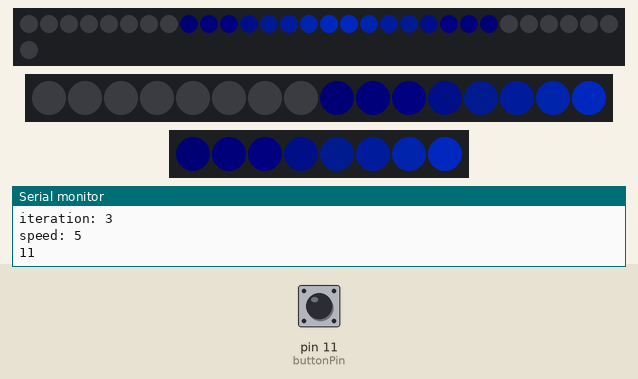
A sketch run on a simulated Arduino Uno, built with avr-gcc and run on an emulated ATmega328P. Shown: 31 RGB LEDs in strip order, left to right, continuing on the next row, 16 RGB LEDs in strip order, left to right, 8 RGB LEDs in strip order, left to right, the last lines printed to the serial monitor. The test bench sets the inputs (shaded band); at power-on: pin 11 (buttonPin) LOW. Dim RGB values are drawn brighter than linear; colours are those a GRB WS2812 strip shows for the declared byte order.

Above: at 1.26 s.
1.3 s: pin 11 (buttonPin) pulled HIGH for 0.15 s
At 1.43 s:
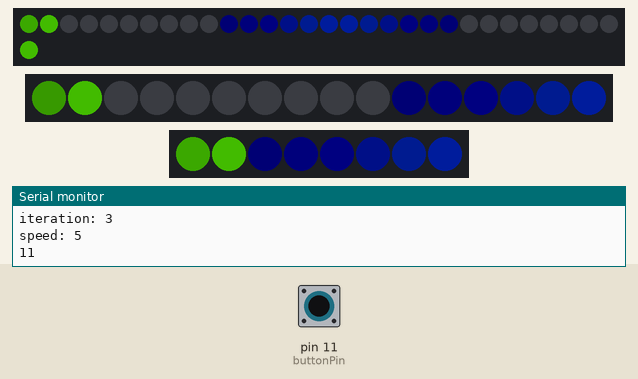
3.0 s: pin 11 (buttonPin) pulled HIGH for 1 s
At 3.34 s:
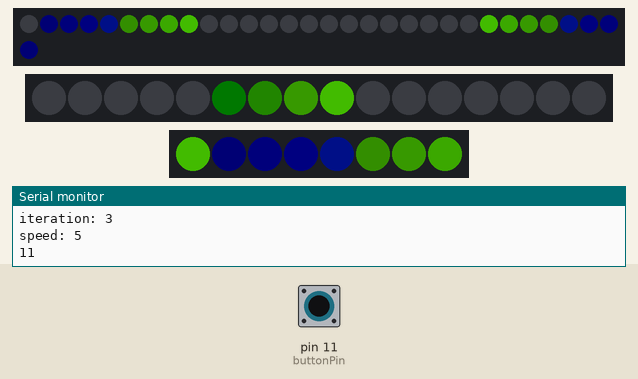
5.5 s: pin 11 (buttonPin) pulled HIGH for 0.15 s
At 5.96 s:
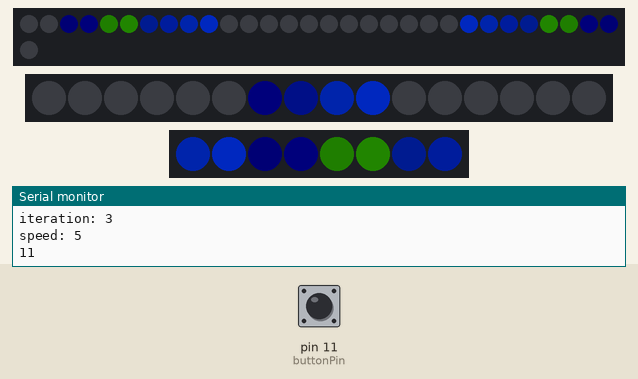
7.1 s: pin 11 (buttonPin) pulled HIGH for 1 s
At 7.76 s:
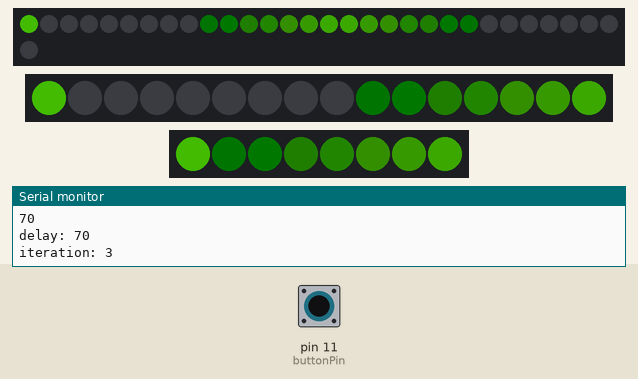
Timing chart, 0 to 10.6 s (numbered marks = the images above; inputs shaded):
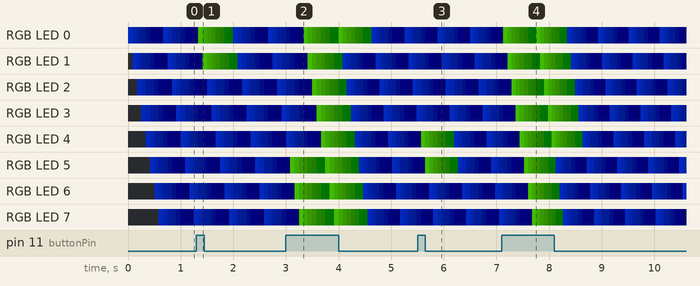

Measured:
- after the input at 1.3 s, the LEDs: first change at once (image 1 shows a later state)
- after the input at 3.0 s, the LEDs: first differ from a run without the input after 0.09 s (image 2 shows a later state)
- after the input at 5.5 s, the LEDs: first change after 0.07 s (image 3 shows a later state)
- after the input at 7.1 s, the LEDs: first change at once (image 4 shows a later state)

The sketch:

projectleague.ino
```cpp
//If u have questions regarding this SPECIFIC code then u can contact me on instagram @Swenpai_nl
//I wrote this code with some help of a friend a few months back, so I may have to look back into what I did at that time...
//Will try to add more arduino in my cosplays projects in the future! I dont have all the resources to do that at the moment
//This code is by no means perfect lol, I just posted this in the hope to help someone :)
//https://github.com/SwenpaiNL <----- Here you will find more of my code in the future (28/10/2019)

//WHAT DOES THIS CODE DO????
//U can find that on my instagram page under my highlights!


//the fastled library is probably the most well known libarary if u want to work with WS2812B LED strips
#include <FastLED.h>
const int buttonPin = 11;
const int switchPin = 10;
int i;
int d;
// if(digitalRead(switchPin)
// How many leds in your strip?
#define NUM_LEDS 16
int ALL_LEDS = ((NUM_LEDS) * 2) - 1;
// For led chips like Neopixels, which have a data line, ground, and power, you just need to define DATA_PIN
#define DATA_PIN 3
#define CLOCK_PIN 13
CRGB leds[NUM_LEDS * 2];
#define DATA_PIN2 4
#define RINGNUM 16
CRGB ledsR[RINGNUM];

#define DATA_PIN3 13
#define RINGNUM2 8
CRGB ledsR2[RINGNUM2];

int delay_ = 30;
int fade = 12;
int speed_;
int iteration_;
int kleur = 177;

void setup() {
  Serial.begin(57600);
  Serial.println("resetting");
  FastLED.addLeds<WS2812B, DATA_PIN, RGB>(leds, ALL_LEDS);
  FastLED.addLeds<WS2812B, DATA_PIN2, RGB>(ledsR, RINGNUM);
  FastLED.addLeds<WS2812B, DATA_PIN3, RGB>(ledsR2, RINGNUM2);
  pinMode(buttonPin, INPUT);
  pinMode(switchPin, INPUT);
  LEDS.setBrightness(100);

}

void fadeall() {
  for (int i = 0; i < NUM_LEDS; i++) {
    leds[i].nscale8(150);
    leds[ALL_LEDS - i].nscale8(150);
    ledsR[i].nscale8(150);
    ledsR2[i].nscale8(150);
//    ledsR[i].nscale8(150);
    //leds[i].fadeToBlackBy( 64 );
  }
}

void changeColor() {
  if (digitalRead(buttonPin)) {
    if (kleur == 177) {
      kleur = 25;
    }
  }
  else {
    if (kleur == 25) {
      kleur = 177;
    }
  }
}

void ringAnimation() {

  for (int i = 0; i < RINGNUM; i++) {
    changeColor();
    ledsR[i] = CHSV(kleur, 255, 255);
    FastLED.show();
  }

}

void loop() {
  static uint8_t hue = 0;
  static uint8_t val = 0; //kan ik brightness mee ++
  //aan uit
  //  if (digitalRead(switchPin)) {
  //    LEDS.setBrightness(100);
  //   // Serial.println(digitalRead(switchPin));
  //  }
  //  else {
  //    LEDS.setBrightness(0);
  //   // Serial.println(digitalRead(switchPin));
  //  }

  //  if (digitalRead(buttonPin)) {
  //charge

  for (d = 80; d > 4; d -= speed_) {
    Serial.println(d);
    if (d > 20) {
      speed_ = 5;
      iteration_ = 3;
    } else if (d > 5) {
      speed_ = 1;
      iteration_ = 4;
    } else if (d <= 5) {
      speed_ = 1;
      iteration_ = 75;
    }

    Serial.println((String)"delay: " + d);
    Serial.println((String)"iteration: " +  iteration_);
    Serial.println((String)"speed: " +  speed_);
    Serial.println(buttonPin);

    for (int i = 0; i < iteration_; i++) {
      for (int i = 0; i < NUM_LEDS; i++) {
        changeColor();
        // Set the i'th led to red
        //leds[i] = CHSV(hue++, 255, 255);
        leds[i] = CHSV(kleur, 255, 255);
        leds[ALL_LEDS - i] = CHSV(kleur, 255, 255);

        if (i >= RINGNUM) {
          ledsR[i % RINGNUM] = CHSV(kleur, 255, 255);
        } else {
          ledsR[i] = CHSV(kleur, 255, 255);
        }

        if (i >= RINGNUM2) {
          ledsR2[i % RINGNUM2] = CHSV(kleur, 255, 255);
        } else {
          ledsR2[i] = CHSV(kleur, 255, 255);
        }


        // Show the leds
        FastLED.show();
        // now that we've shown the leds, reset the i'th led to black
        fadeall();
        //leds[i] = CRGB::Black;
        // Wait a little bit before we loop around and do it again
        delay(d);
      }
    }

  }
  //  end charge
  //          fading
   for (i = 0 ; i < 3; i++) {
     for (int v = 0; v <= 255; v += fade) {
       for (int i = 0; i < ALL_LEDS; i++) {
         changeColor();
         leds[i] = CHSV(kleur, 255, v);
         ledsR[i] = CHSV(kleur, 255, v);
         ledsR2[i] = CHSV(kleur, 255, v);
         FastLED.show();
       }
     }
     delay(500);
     for (int v = 255; v >= 0; v -= fade) {
       for (int i = 0; i < ALL_LEDS; i++) {
         changeColor();
         leds[i] = CHSV(kleur, 255, v);
         ledsR[i] = CHSV(kleur, 255, v);
         ledsR2[i] = CHSV(kleur, 255, v);

         FastLED.show();
       }
     }
     d = 80;
   }
  //  end fading

  // } else {
  //ze gebruiken hier NUM_LEDS -1 dus dat hele stuk in een variabel?
  //    for (int i = (NUM_LEDS) - 1; i >= 0; i--) {
  //      // Set the i'th led to red
  //      //leds[i] = CHSV(hue++, 255, 255);
  //      leds[i] = CHSV(155, 255, 255);
  //      // Show the leds
  //      FastLED.show();
  //      // now that we've shown the leds, reset the i'th led to black
  //      fadeall();
  //      //leds[i] = CRGB::Black;
  //      // Wait a little bit before we loop around and do it again
  //      delay(delay_);
  //
  //    }

  //  }


}
```
